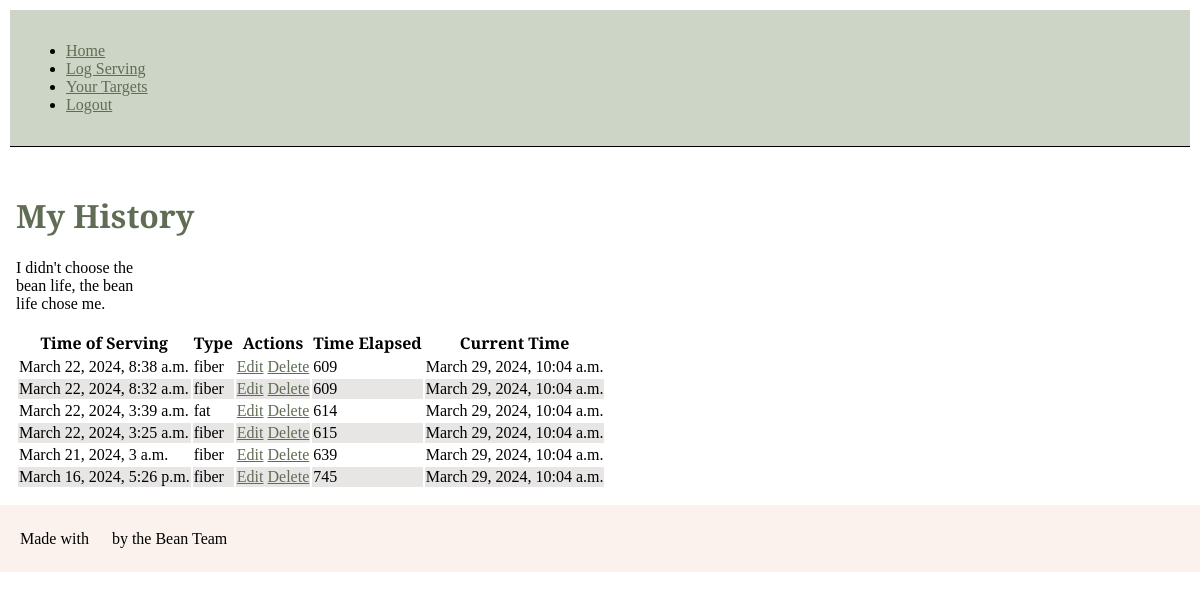
Page /servings/ (signed in) on the committed database.
### servings/models.py (models this page shows, shortened)
class Log(models.Model):
    FIBER = 'fiber'
    FAT = 'fat'
    SERVING_TYPE_CHOICES = [
        (FIBER, 'Fiber'),
        (FAT, 'Fat'),
    ]
    time_of_serving = models.DateTimeField(default=timezone.now)
    serving_type = models.CharField(
        max_length=30,
        choices=SERVING_TYPE_CHOICES
    )
    user = models.ForeignKey(User, on_delete=models.CASCADE)
    log_id = models.AutoField(primary_key=True)
    current_time = models.DateTimeField(default=timezone.now)
    def time_elapsed(self):
        now = timezone.now()
        difference = now - self.time_of_serving
        return difference.total_seconds() / 3600   #converts seconds to minutes

### servings/views.py (the view)
# urls.py: 2. Add a URL to urlpatterns:  path('', views.home, name='home')
@login_required
def home(request):
    logs = Log.objects.filter(user=request.user).order_by("-time_of_serving")
    context = {
        "logs": logs
    }
    return render(request, "servings/home.html", context)

### servings/templates/servings/home.html
{% extends 'base.html' %} {% block title %} Bean Life {% endblock title%}
{%block content%}
<main>
  <div>
    <h1>My History</h1>
    <p>I didn't choose the bean life, the bean life chose me.</p>
    <table>
      <thead>
        <tr>
          <th>Time of Serving</th>
          <th>Type</th>
          <th>Actions</th>
          <th>Time Elapsed</th>
          <th>Current Time</th>
        </tr>
      </thead>
      <tbody>
        {% for log in logs%}
        <tr>
          <td>{{log.time_of_serving}}</td>
          <td>{{log.serving_type}}</td>
          <td><a href="{% url "edit_log" log.log_id%}">Edit</a> <a href="{% url "delete_log" log.log_id%}">Delete</a> </td>
          <td>{{ log.time_elapsed|floatformat:"0" }} </td>
          <td>{{log.current_time}}</td>
        </tr>
        {% endfor %}
      </tbody>
    </table>
  </div>
</main>
{% endblock content%}

### servings/static/css/servings.css (style rules this page uses)
h1 { color: #606D54; }
a { color: #606D54; }
body { margin: 0px; padding: 0px; font-family: 'Libre Baskerville', serif; }
p { display: grid; grid-template-columns: 120px auto minmax(200px, 2200px); }
main { padding: 16px; }
tr:nth-child(even) { background-color: rgb(232, 229, 229); }

### rows in the picture
Log: time_of_serving "March 22, 2024, 8:38 a.m.", serving_type "fiber", time_elapsed "609", current_time "March 29, 2024, 10:04 a.m."
Log: time_of_serving "March 22, 2024, 8:32 a.m.", serving_type "fiber", time_elapsed "609", current_time "March 29, 2024, 10:04 a.m."
Log: time_of_serving "March 22, 2024, 3:39 a.m.", serving_type "fat", time_elapsed "614", current_time "March 29, 2024, 10:04 a.m."
Log: time_of_serving "March 22, 2024, 3:25 a.m.", serving_type "fiber", time_elapsed "615", current_time "March 29, 2024, 10:04 a.m."
Log: time_of_serving "March 21, 2024, 3 a.m.", serving_type "fiber", time_elapsed "639", current_time "March 29, 2024, 10:04 a.m."
Log: time_of_serving "March 16, 2024, 5:26 p.m.", serving_type "fiber", time_elapsed "745", current_time "March 29, 2024, 10:04 a.m."
